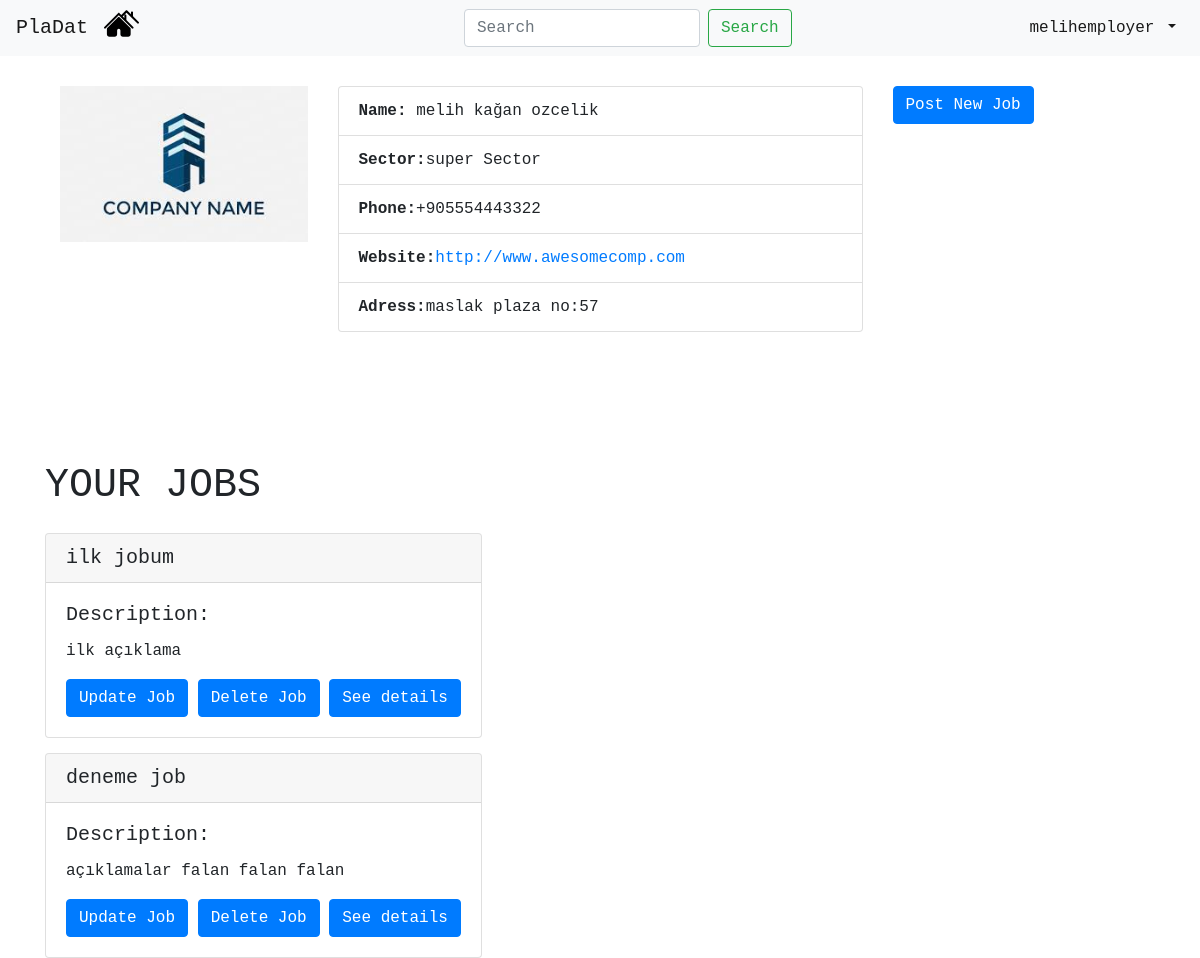
/profile/12/ (signed in), run on an earlier commit of the app's database.
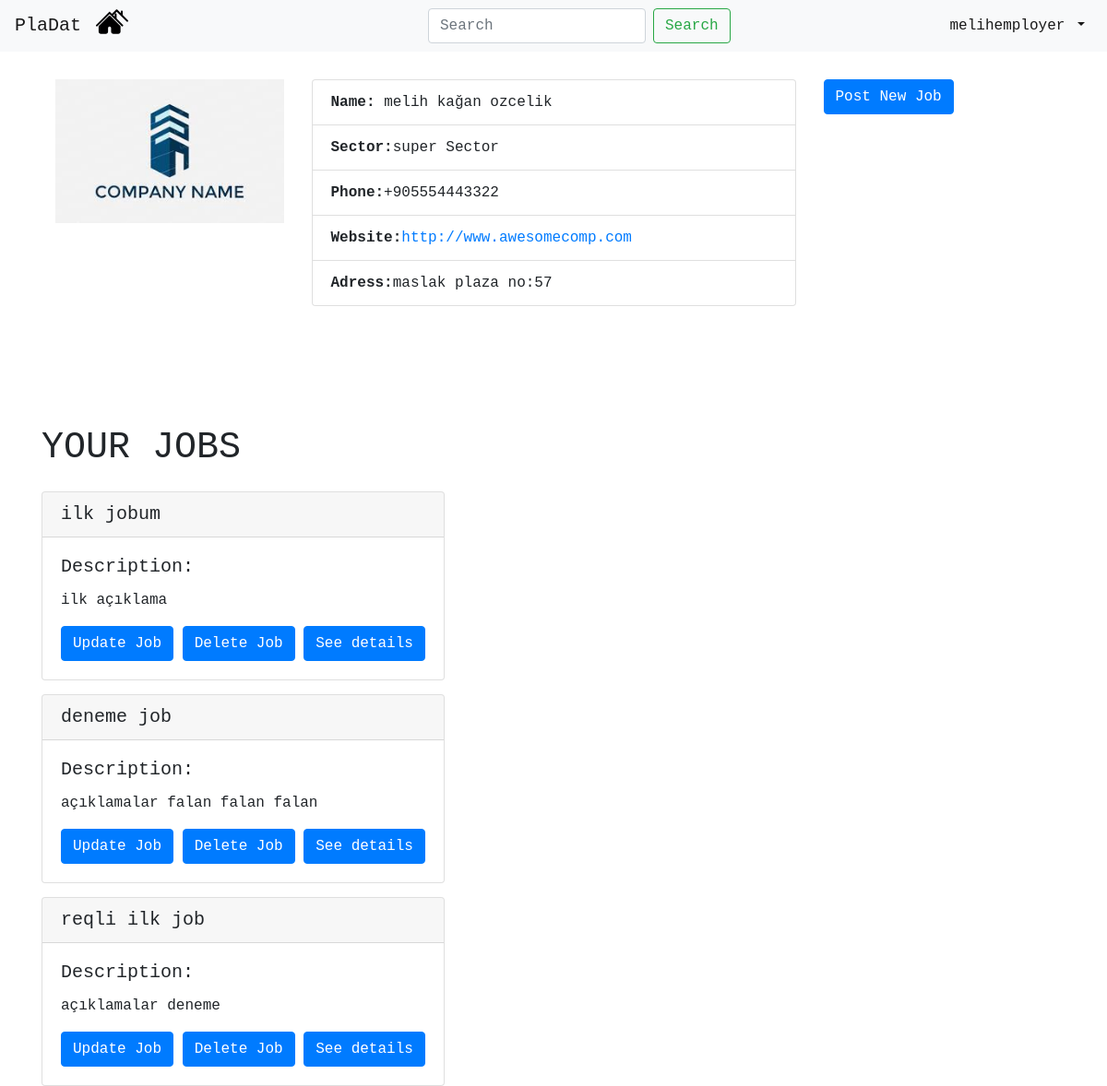
And on a later commit of the database.
### mainapp/models.py (models this page shows, shortened)
class Employer(models.Model):
    user_id = models.IntegerField(default=None)
    e_mail = models.EmailField(default=None, unique=True)
    name = models.CharField(max_length=100,default=None)
    surname = models.CharField(max_length=100,default=None)
    company_name = models.CharField(max_length=100,default=None,null=True)
    sector = models.CharField(max_length=100,default="",null=True)
    phone = models.CharField(max_length=13,default="",null=True)
    website = models.CharField(default="",max_length=100,null=True)
    address = models.CharField(default="",max_length=100,null=True)

class Job(models.Model):
    employer = models.ForeignKey(Employer, on_delete=models.CASCADE,default=None) #employer_id
    job_title = models.CharField(max_length=100,default=None)
    job_description = models.CharField(max_length=100,default=None) #description
    publish_time = models.DateTimeField(auto_now_add=True, blank=True)
    due_date = models.DateField(default=None,null=True)
    req_departments = models.CharField(max_length=100,default=None,null=True)

### mainapp/views.py (the view, shortened to what this page needs)
# urls.py: path('profile/<int:userid>/', views.view_self_profile, name='view_self_profile'), # returns employer and student profile
@login_required
def view_self_profile(request, userid):
    current_user = request.user
    if Employer.objects.filter(user_id=userid).count()==1:
        employer = Employer.objects.get(user_id=userid)
        employers_job = Job.objects.filter(employer_id = employer.id)  # get selected employer's published jobs
        is_users_profile = (current_user.id == employer.user_id) # check if profile is user's profile
        is_student = (Student.objects.filter(user_id=current_user.id).count()==1) # check if user is student
        if is_student:
            student = Student.objects.get(user_id=current_user.id)
            student_applied = Application.objects.filter(student_id=student.id)
            student_applied_job = student_applied.values_list('job_id', flat = True)
        else:
            student_applied_job = [] # to avoid error
        return render(request, "employer.html", {"employer": employer, "employers_job": employers_job, "is_users_profile": is_users_profile,"is_student": is_student, "student_applied_job": student_applied_job})

### mainapp/templates/employer.html (shortened to what this page needs)
{% extends 'navbar.html' %}
{% block content %}
<!doctype html>
<html lang="en">
  <head>
    {% load static %}
    <link rel="stylesheet" href="https://maxcdn.bootstrapcdn.com/bootstrap/4.0.0/css/bootstrap.min.css">
  </head>
  <body>
    <div class="container-fluid">
        <div class="row" id="company-header">
        <h1 class="latest-jobs">YOUR COMPANY</h1>
        </div>
        <div class="row">
            <div class="col">
                <img src="{% static "comp-logo.jpg" %}" class="img-fluid" alt="Responsive image">
            </div>
            <div class="col-6">
                <ul class="list-group">
                  <li class="list-group-item"><b>Name:</b> {{employer.name}} {{employer.surname}}</li>
                  <li class="list-group-item"><b>Sector:</b>{{employer.sector}}</li>
                  <li class="list-group-item"><b>Phone:</b>{{employer.phone}}</li>
                  <li class="list-group-item"><b>Website:</b><a href="url">{{employer.website}}</a></li>
                  <li class="list-group-item"><b>Adress:</b>{{employer.address}}</li>
                </ul>
            </div>
            <div class="col">
              {% if is_users_profile %}
                <a href="/{{user.id}}/add" class="btn btn-primary">Post New Job</a>
              {% endif %}
            </div>
        </div>
        <div class="row" id="latest-jobs-header">
        <h1 class="latest-jobs">YOUR JOBS</h1>
        </div>
        {% for job in employers_job %}
        <div class="row">
            <div class="card">
                <h5 class="card-header">{{job.job_title}}</h5>
                <div class="card-body">
                    <h5 class="card-title">Description:</h5>
                    <p class="card-text">{{job.job_description}}</p>
                    {% if is_users_profile %}
                    <a href="{% url 'update_job' jobid=job.id %}" class="btn btn-primary">Update Job</a>
                    <a href="{% url 'delete_job' jobid=job.id %}" class="btn btn-primary">Delete Job</a>
                    {% endif %}
                    <a href="{% url 'see_details' jobid=job.id %}"  class="btn btn-primary">See details</a>
                </div>
            </div>
        </div>
        {% endfor %}
    </div>
  </body>
</html>
{% endblock %}

### mainapp/templates/navbar.html (shortened to what this page needs)
<!doctype html>
<html lang="en">
  <head>
    {% load static %}
    <link rel="stylesheet" href="https://maxcdn.bootstrapcdn.com/bootstrap/4.0.0/css/bootstrap.min.css">
  </head>
  <body>
    <nav class="navbar navbar-expand-sm navbar-light bg-light fixed-top ">
        <a href="#" class="navbar-brand">PlaDat</a>
        <div class="navbar-collapse collapse w-100 order-1 order-md-0 dual-collapse2">
            <ul class="navbar-nav mr-auto">
                <li class="nav-item">
                    <a href="{% url 'index' %}"> <img style="width:35px; margin-top: -10px; margin-left: -1%;" src="{% static "two-houses.svg" %}"> </a>
                </li>
            </ul>
        </div>
        <div class="navbar-collapse collapse w-100 order-1 order-md-0 dual-collapse2">
          <form class="form-inline my-2 my-lg-0 ">
            <input class="form-control mr-sm-2 " type="search" placeholder="Search" aria-label="Search">
            <button class="btn btn-outline-success my-2 my-sm-0 " href="#" type="submit">Search</button>
          </form>
        </div>
        <div class="navbar-collapse collapse w-100 order-3 dual-collapse2">
            <ul class="navbar-nav ml-auto">
                <li class="nav-item dropdown">
                    <a class="nav-link dropdown-toggle active" href="#" id="navbarDropdown" role="button" data-toggle="dropdown" aria-haspopup="true" aria-expanded="false">
                      {{ user.username }}
                      </a>
                </li>
            </ul>
          </div>
    </nav>
    <div class="container">
      {% block content %}
      {% endblock %}
    </div>
    </body>
</html>

### mainapp/templates/navbar.html (style rules this page uses)
* { font-family: "Lucida Console", "Courier New", monospace; }
.navbar { max-height: 65px; }

### mainapp/templates/employer.html (style rules this page uses)
* { font-family: "Lucida Console", "Courier New", monospace; }
.container-fluid #latest-jobs-header { position: relative; margin-top: 130px; }
.container-fluid .row { position: relative; margin-top: 15px; }

What changed in the data, as far as the page shows it:
added Job: job_title "reqli ilk job", job_description "açıklamalar deneme"
